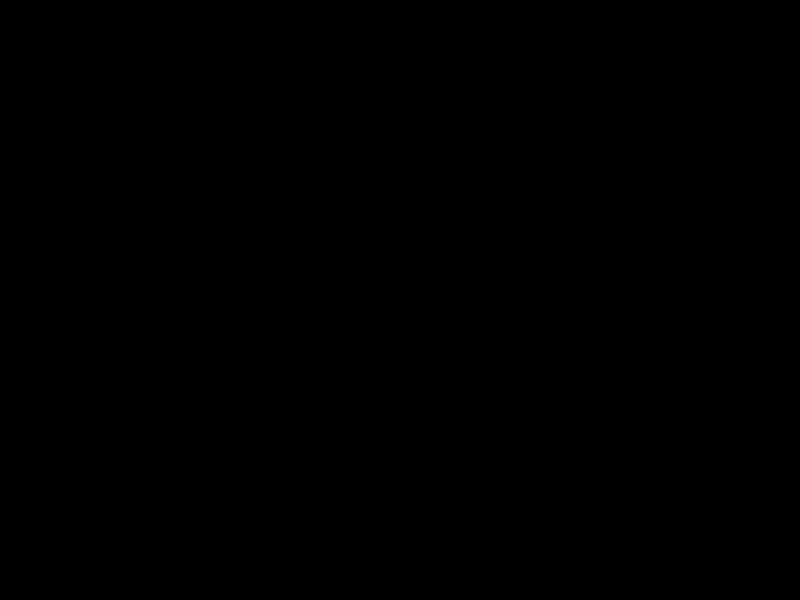
Frame 1 (no input)
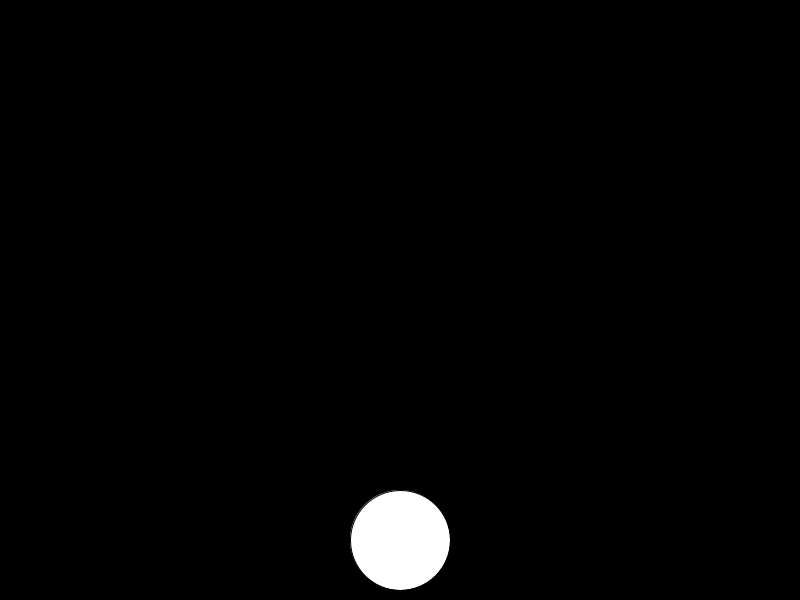
Frame 60 (the mouse pressed at the canvas centre just before this capture)
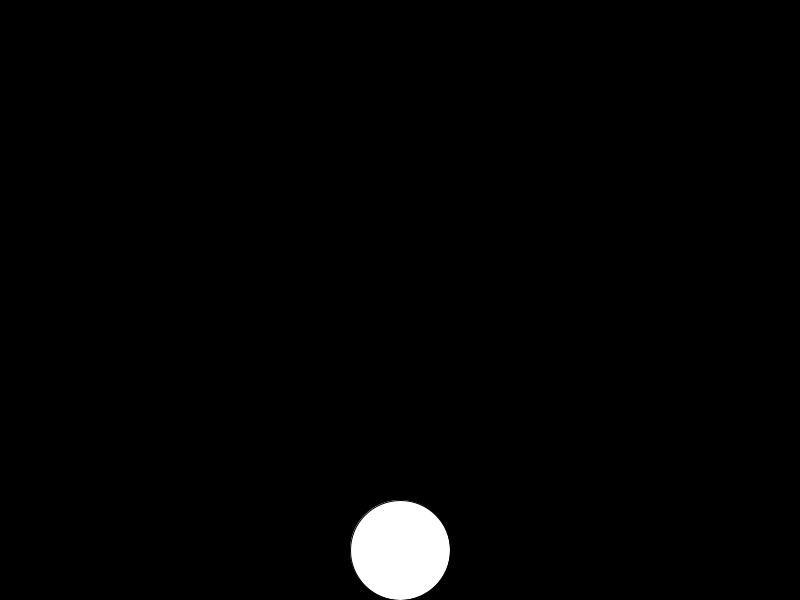
Frame 120 (the mouse held since frame 60 and released just before this capture)

The Processing sketch that drew these frames (run headless with seeded random() and noise(); from frame 60 on, the mouse is pressed at the canvas centre):

// Processing sketch: p30_DibuixLoop_exercici
// ── p30_DibuixLoop_exercici.pde
/**
 * Taller d’introducció a la programació en Processing
 * Pepa López i Ignasi Esquerra
 * ESEIAAT (UPC)
 * 13-15 Febrer 2018
 * https://eseiaatprocessing.wordpress.com/
 */

//Dibuix Loop 1
//Exercici PROPOSAT: dibuixar un cercle que caigui des de dalt de la pantalla i s’aturi a terra
  
int yini=-50;
int y=yini;
int step=10; //Sumador 
 
void setup(){
  size(800,600);  
   
}


void draw(){ 
    background(0); 
    fill(255);
    ellipse(400,y,100,100);
    delay(200);
    if (y+50<600) y=y+step;  
    
}
